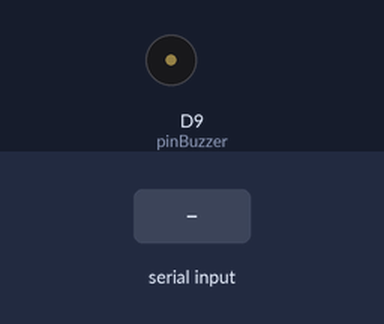
Bench run of a sketch on a simulated Arduino MKR. On the bench: buzzer (waves = sounding). The inputs (shaded band) are chosen by the test bench. WiFi joins after 1.5 s; servers stay silent unless stated; uploads are accepted with an empty reply; what the sketch prints to the serial monitor is not drawn.

Above: at 2.7 s.
2.8 s: "1\n" received over Serial
At 3.6 s:
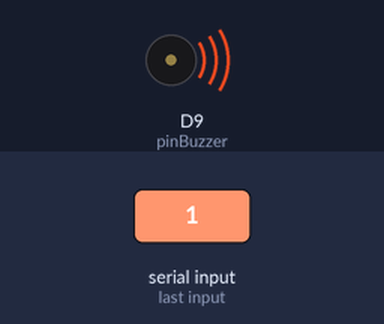
Timing chart, 0 to 5.8 s (numbered marks = the images above; inputs shaded):
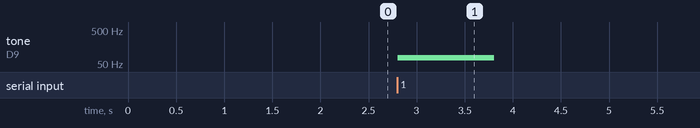

Measured:
- after the input at 2.8 s, tone on D9 (pinBuzzer): silent → 76 Hz at once, → silent 1.0 s later

The sketch:

DRD_Buzzer_Code.ino
```cpp
#include <WiFi101.h>
#include "String.h"
#include <SPI.h>

char ssid[] = "AndroidAP"; //  your network SSID (name)
char pass[] = "abcdefgh";  // your network password (use for WPA, or use as key for WEP)
int keyIndex = 0;
int status = WL_IDLE_STATUS;
int previous = 0;


//thingspeak server
char server[] = "api.thingspeak.com";


WiFiClient client;


//API key for the Thingspeak ThingHTTP
const String apiKey = "2GFWH5AQ2S4VS12B";

//the number the message should be sent to
const String sendNumber = "+16466375618";


const int pinBuzzer = 9;
static boolean doorman = false;

int data = 0;

void setup() {
//SERIAL SETUP
  Serial.begin(9600);

//PINModeSETUP
  pinMode (pinBuzzer, OUTPUT);


//WIFI SECTION
//set up WiFi:
  if (WiFi.status() == WL_NO_SHIELD) {
      Serial.println("WiFi shield not present");
    // don't continue:
    while(true);
  }

  // attempt to connect to Wifi network:
 while (status != WL_CONNECTED) {
  //  Serial.print("Attempting to connect to SSID: ");
   // Serial.println(ssid);
    // Connect to WPA/WPA2 network. Change this line if using open or WEP network:
    status = WiFi.begin(ssid, pass);

    // wait 10 seconds for connection:
    delay(1);
  }
  //Serial.println("Connected to wifi");
 // printWifiStatus();

}


//loopSTART
void loop() {
//Serial.print(BTSerial.available());


 while(Serial.available())  {  // Send data only when you receive data:

    delay(1);
    data = Serial.parseInt();      //Read the incoming data and store it into variable data

    if(data == 1)  {          //Checks whether value of data is equal to 1
      digitalWrite(pinBuzzer, HIGH);  //If value is 1 then LED turns ON

      tone(pinBuzzer,76);
      digitalWrite(pinBuzzer, HIGH);
      previous = 1;

    }

    else {    //Checks whether value of data is equal to 0
         //If value is 0 then LED turns OFF
      if (previous == 1){
        noTone(pinBuzzer);
        digitalWrite(pinBuzzer, LOW);
       sendSMS(sendNumber, URLEncode("DRD: There is someone at your door"));
        previous=0;
      }
    }
      Serial.flush();
  }

}
//loopEND
void sendSMS(String number,String message)
{
  // Make a TCP connection to remote host
  if (client.connect(server, 80))
  {


    //should look like this...
    //api.thingspeak.com/apps/thinghttp/send_request?api_key={api key}&number={send to number}&message={text body}
    //VWSJIJ92077SKE9G&13473219561&message=DRD

    client.print("GET /apps/thinghttp/send_request?api_key=");
    client.print(apiKey);
    client.print("&number=");
    client.print(number);
    client.print("&message=");
    client.print(message);
    client.println(" HTTP/1.1");
    client.print("Host: ");
    client.println(server);
    client.println("Connection: close");
    client.println();
  }
  else
  {
   // Serial.println(F("Connection failed"));
  }


  // Check for a response from the server, and route it
  // out the serial port.
  while (client.connected())
  {
    if ( client.available() )
    {
      char c = client.read();
      Serial.print(c);
    }
  }
  Serial.println();
  client.stop();
}

//URLencodeSTART

String URLEncode(const char* msg)
{
  const char *hex = "0123456789abcdef";
  String encodedMsg = "";


  while (*msg!='\0'){
    if( ('a' <= *msg && *msg <= 'z')
      || ('A' <= *msg && *msg <= 'Z')
      || ('0' <= *msg && *msg <= '9') ) {
      encodedMsg += *msg;
    }
    else {
      encodedMsg += '%';
      encodedMsg += hex[*msg >> 4];
      encodedMsg += hex[*msg & 15];
    }
    msg++;
  }
  return encodedMsg;
}
//URLencodeEND

//printWifiStatusSTART

void printWifiStatus() {
  // print the SSID of the network you're attached to:
  Serial.print("SSID: ");
  Serial.println(WiFi.SSID());


  // print your WiFi shield's IP address:
  IPAddress ip = WiFi.localIP();
  Serial.print("IP Address: ");
  Serial.println(ip);


  // print the received signal strength:
  long rssi = WiFi.RSSI();
  Serial.print("signal strength (RSSI):");
  Serial.print(rssi);
  Serial.println(" dBm");
}
//printWifiStatusEND
```
